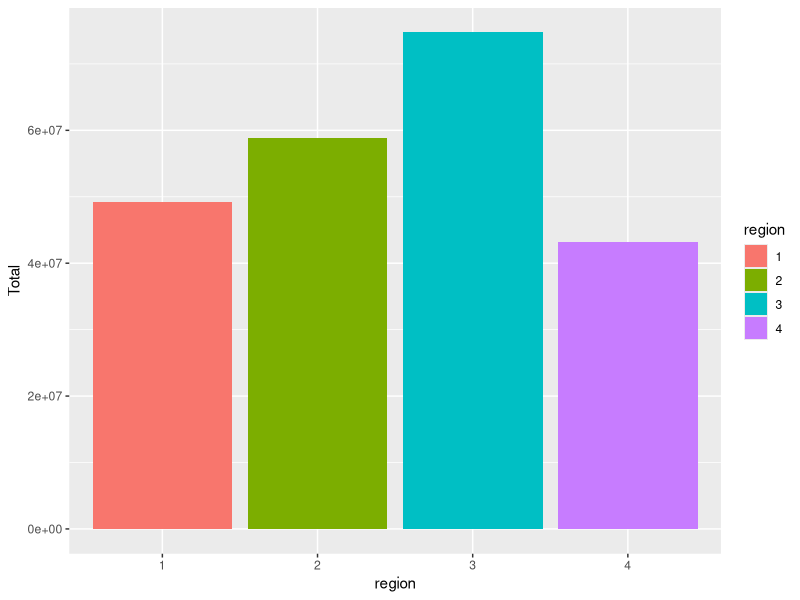
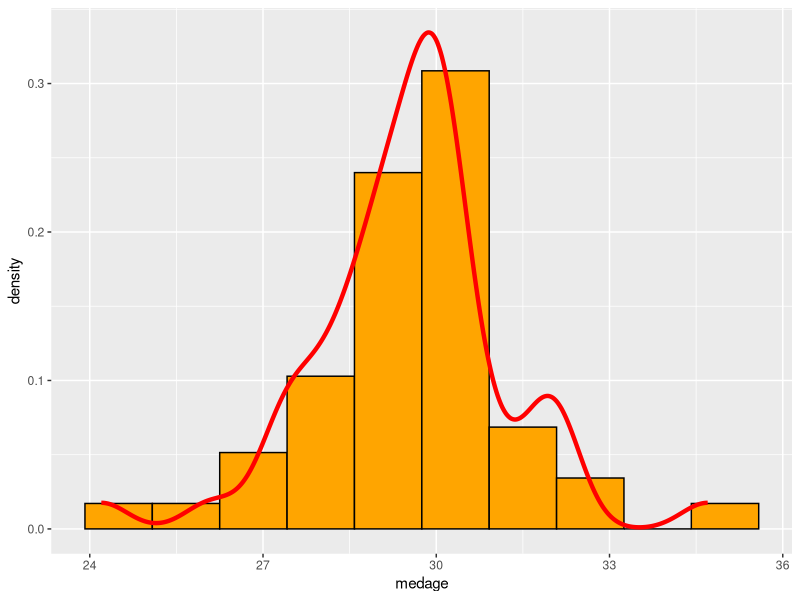

Reproduce these figures in R, in order.
## ---- chunk 1
knitr::opts_chunk$set(echo = TRUE)
## ---- chunk 2
v = seq(from = 0, to = 300, by = 3)
head(v, 20)
## ---- chunk 3
sum(v)
## ---- chunk 4
mean(v)
## ---- chunk 5
length(v)
## ---- chunk 6
library(tidyverse) # Uso de dplyr y ggplot
library(haven) # Lectura de datos desde stata

## ---- chunk 7
set.seed(2021)
(dado_honesto <- sample(1:6,100, replace = T))
## ---- chunk 8
table(dado_honesto)

# Creo el dataframe para poder trabajar con dplyr
df <- data.frame(c(1:length(dado_honesto)),dado_honesto)
names(df) <- c("Tirada","dado_honesto")

df %>% 
  count(dado_honesto)
  
## ---- chunk 9
prop.table(table(dado_honesto))

      df %>% 
        count(dado_honesto) %>%
          mutate(dado_honesto, relFreq = prop.table(n), n=NULL)
  
## ---- chunk 10
set.seed(2021)
(dado_cargado <- sample(1:6,100, replace = T, prob = rep( c(1/7,2/7),c(5,1))))
## ---- chunk 11
table(dado_cargado)

# Creo el dataframe para poder trabajar con dplyr
df2 <- data.frame(c(1:length(dado_cargado)),dado_cargado)
names(df) <- c("Tirada","dado_cargado")

df2 %>% 
  count(dado_cargado)
  
## ---- chunk 12
prop.table(table(dado_cargado))

      df2 %>% 
        count(dado_cargado) %>%
          mutate(dado_cargado, relFreq = prop.table(n), n=NULL)
  
## ---- chunk 13
(v1 <- rep(seq(4,1), each = 4))
(v2 <- rep(seq(1,5), times = 1:5))
(v3 <- rep(seq(4,1), times = 4))
## ---- chunk 14
mpg %>% 
  filter(class == "pickup") %>% 
  select(starts_with("c"))  
  
## ---- chunk 15
census <- read_dta("census.dta")
## ---- chunk 16
census %>% 
    group_by(region)%>% 
  summarise(Total = sum(pop))

## ---- chunk 17
pobl <- census %>% 
         group_by(region)%>% 
          summarise(Total = sum(pop))
pobl$region <- as.factor(pobl$region)

# Barplot
ggplot(pobl, aes(x=region, y=Total, fill=region)) + 
  geom_bar(stat = "identity")


## ---- chunk 18
# Con R
census$state[order(census$pop,decreasing = TRUE)]

# Con dplyr
census %>% 
  select(state,pop) %>% 
  arrange(across(pop,desc))
  
## ---- chunk 19
census <- census %>% 
  mutate(tasa= divorce/marriage) 

census %>% 
  select(state,tasa)

## ---- chunk 20
census %>% 
  mutate(prop65= pop65p/pop) %>% 
  select(state,medage,prop65) %>% 
  arrange(desc(medage)) %>% 
  head(10)

## ---- chunk 21

ggplot(census, aes(x = medage)) + 
  geom_histogram(aes(y=stat(density)), 
                 bins=10, fill = "orange", color="black")  + 
  geom_density(color="red", size=1.5)
